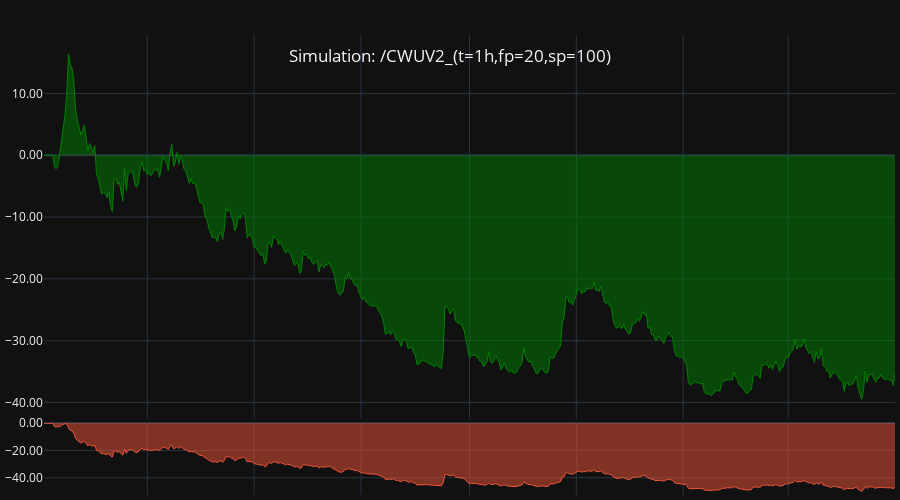
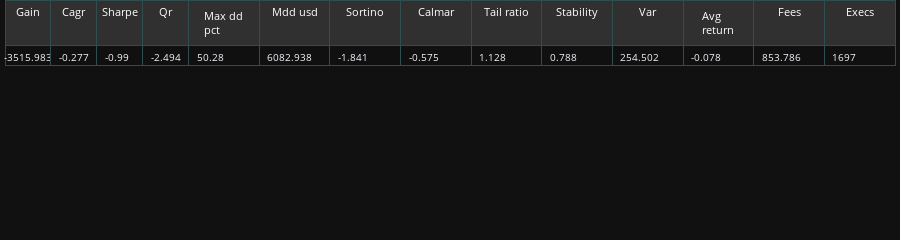

Notebook code for these charts, in order:
### Code cell
tearsheet(rep3)

### Figure 1 — Plotly figure (JSON) as saved in the notebook; plotly's stock layout.template omitted (floating-point values rounded to 4 significant figures; data arrays with more than 128 entries replaced by an {"elided": "..."} marker saying what was removed)
{"data": [{"fill": "tozeroy", "line": {"color": "green", "width": 1}, "mode": "lines", "name": "Returns", "type": "scatter", "uid": "3bfbd2d3-f1cb-468e-9187-b7afbbaf1abe", "x": {"elided": "487 str values"}, "xaxis": "x", "y": {"elided": "487 float values"}, "yaxis": "y"}, {"fill": "tozeroy", "line": {"width": 1}, "mode": "lines", "name": "Drawdown_1", "type": "scatter", "uid": "53dd8f53-da4e-49c4-8eb9-fee081e25a4e", "x": {"elided": "487 str values"}, "xaxis": "x", "y": {"elided": "487 float values"}, "yaxis": "y2"}], "layout": {"dragmode": "zoom", "height": 500, "hoverdistance": 1000, "hovermode": "x unified", "margin": {"b": 5, "l": 5, "r": 5, "t": 35}, "modebar": {"add": ["drawline", "drawopenpath", "drawrect", "eraseshape"]}, "newshape": {"line": {"color": "yellow", "width": 1}}, "showlegend": false, "title": {"text": " Simulation: /CWUV2_(t=1h,fp=20,sp=100)", "x": 0.5, "xanchor": "center", "y": 0.9, "yanchor": "top"}, "xaxis": {"anchor": "y", "domain": [0, 1], "hoverformat": "%d-%b-%y %H:%M", "matches": "x2", "rangeslider": {"visible": false}, "showspikes": true, "showticklabels": false, "spikecolor": "#306020", "spikedash": "dot", "spikemode": "across", "spikesnap": "cursor", "spikethickness": 1}, "xaxis2": {"anchor": "y2", "domain": [0, 1], "showspikes": true, "spikecolor": "#306020", "spikedash": "dot", "spikemode": "across", "spikesnap": "cursor", "spikethickness": 1}, "yaxis": {"anchor": "x", "domain": [0.1663, 1], "hoverformat": ".2f", "spikecolor": "#306020", "spikesnap": "cursor", "spikethickness": 1, "tickformat": ".2f"}, "yaxis2": {"anchor": "x2", "domain": [0, 0.1563], "range": [{"elided": "487 float values"}, 0], "spikecolor": "#306020", "spikesnap": "cursor", "spikethickness": 1, "tickformat": ".2f"}}}

### Figure 2 — Plotly figure (JSON) as saved in the notebook; plotly's stock layout.template omitted (floating-point values rounded to 4 significant figures)
{"data": [{"cells": {"align": ["center", "left"], "fill": {"color": "#101010"}, "font": {"size": 10}, "line": {"color": "darkslategray"}, "values": [-3516.0, -0.277, -0.99, -2.494, 50.28, 6083.0, -1.841, -0.575, 1.128, 0.788, 254.5, -0.078, 853.8, 1697]}, "columnwidth": [130, 130, 130, 130, 200], "header": {"fill": {"color": "#303030"}, "font": {"color": "white", "size": 11}, "line": {"color": "darkslategray"}, "values": ["Gain", "Cagr", "Sharpe", "Qr", "Max dd pct", "Mdd usd", "Sortino", "Calmar", "Tail ratio", "Stability", "Var", "Avg return", "Fees", "Execs"]}, "type": "table", "uid": "e58816fe-b74f-4b23-9608-5d9688447af3"}], "layout": {"height": 80, "margin": {"b": 1, "l": 5, "r": 5, "t": 0}}}
